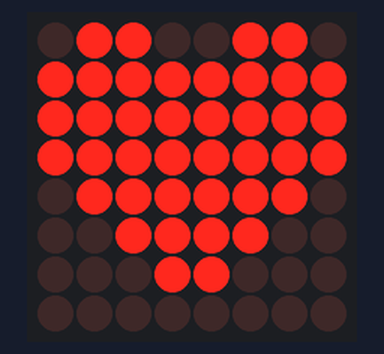
Bench run of a sketch on a simulated Arduino Uno, built with avr-gcc and run on an emulated ATmega328P. On the bench: 8×8 LED matrix. Wiring (inferred from the names in the program): LED matrix (orientation assumed): rows pin 10, pin 11, pin 12, pin 15, pin 16, pin 17, pin 18, pin 19; columns pin 2, pin 3, pin 4, pin 5, pin 6, pin 7, pin 8, pin 9.

Above: at 1.42 s.

The sketch:

_8x8LED_HerzSchlag.ino
```cpp
/*
 * matrixMpxAnimation sketch
 * animates two heart images to show a beating heart
 */

// the heart images are stored as bitmaps - each bit corresponds to an LED
// a 0 indicates the LED is off, 1 is on

byte bigHeart[] = {
  B01100110,
  B11111111,
  B11111111,
  B11111111,
  B01111110,
  B00111100,
  B00011000,
  B00000000};

byte smallHeart[] = {
  B00000000,
  B00000000,
  B00010100,
  B00111110,
  B00111110,
  B00011100,
  B00001000,
  B00000000};

const int columnPins[] = {  2, 3, 4, 5, 6, 7, 8, 9};
const int rowPins[]    = { 10,11,12,15,16,17,18,19};

void setup() {
  for (int i = 0; i < 8; i++)
  {
    pinMode(rowPins[i], OUTPUT);        // make all the LED pins outputs
    pinMode(columnPins[i], OUTPUT);
    digitalWrite(columnPins[i], HIGH);  // disconnect column pins from Ground
  }
}

void loop() {
  int pulseDelay = 800 ;          // milliseconds to wait between beats

  show(smallHeart, 100);           // 80 show the small heart image for 100 ms
  show(bigHeart, 200);            // 160 followed by the big heart for 200ms
  delay(pulseDelay);              // show nothing between beats
}

// routine to show a frame of an image stored in the array pointed to
// by the image parameter.
// the frame is repeated for the given duration in milliseconds
void show( byte * image, unsigned long duration)
{
 unsigned long start = millis();            // begin timing the animation
 while (start + duration > millis())        // loop until duration period has passed
  {
    for(int row = 0; row < 8; row++)
    {
      digitalWrite(rowPins[row], HIGH);          // connect row to +5 volts
      for(int column = 0; column < 8; column++)
      {
        boolean pixel = bitRead(image[row],column);
        if(pixel == 1)
        {
          digitalWrite(columnPins[column], LOW);  // connect column to Gnd
        }
        delayMicroseconds(300);                   // a small delay for each LED
        digitalWrite(columnPins[column], HIGH);   // disconnect column from Gnd
      }
      digitalWrite(rowPins[row], LOW);            // disconnect LEDs
    }
  }
}
```
